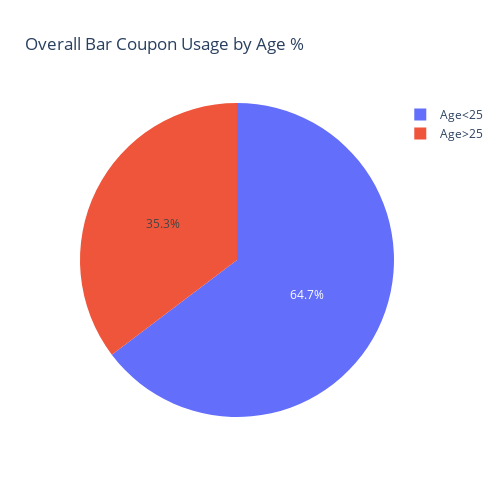
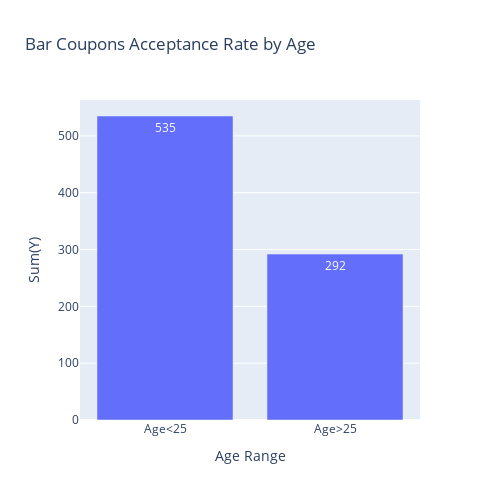

Notebook code cell kept with these figures, in order:
### Markdown cell above
4. Compare the acceptance rate between drivers who go to a bar more than once a month and are over the age of 25 to the all others.  Is there a difference?

### Code cell
#Boolean field that shows whether the bar coupon visit is more than once and age>25

bar_df['bar_age_over_25_gr1'] =((bar_df['Bar'] != "0" ) & \
                                (bar_df['Bar'] != "<1" ) &\
                                (bar_df['age']!= "21") & \
                                (bar_df['age']!="below21") &\
                                 (bar_df['Y']==1))
bar_df_age= bar_df.groupby('bar_age_over_25_gr1')['Y'].sum().reset_index()
bar_df_age['average'] = bar_df_age['Y']/bar_df.shape[0]
bar_df_age = bar_df_age.replace(True, 'Age>25').replace(False,'Age<25')
fig1 = ply.pie(bar_df_age,names = "bar_age_over_25_gr1", 
            values='average', 
            title='Overall Bar Coupon Usage by Age %'
       )

fig1.update_layout(
    autosize=False,
    width=500,
    height=500
)
fig2 = ply.bar(bar_df_age,
                        x="bar_age_over_25_gr1", y="Y",  text_auto=True,
                        labels = {'Y':'Sum(Y)',
                                  'bar_age_over_25_gr1':'Age Range'},
                        title = 'Bar Coupons Acceptance Rate by Age')

fig2.update_layout(
    autosize=False,
    width=500,
    height=500
)
fig1.show()
fig2.show()

### Figure 1 — Plotly figure (JSON) as saved in the notebook; plotly's stock layout.template omitted (floating-point values rounded to 4 significant figures)
{"data": [{"domain": {"x": [0, 1], "y": [0, 1]}, "hovertemplate": "bar_age_over_25_gr1=%{label}<br>average=%{value}<extra></extra>", "labels": ["Age<25", "Age>25"], "legendgroup": "", "name": "", "showlegend": true, "type": "pie", "values": [0.2652, 0.1448]}], "layout": {"autosize": false, "height": 500, "legend": {"tracegroupgap": 0}, "title": {"text": "Overall Bar Coupon Usage by Age %"}, "width": 500}}

### Figure 2 — Plotly figure (JSON) as saved in the notebook; plotly's stock layout.template omitted (floating-point values rounded to 4 significant figures)
{"data": [{"alignmentgroup": "True", "hovertemplate": "Age Range=%{x}<br>Sum(Y)=%{y}<extra></extra>", "legendgroup": "", "marker": {"color": "#636efa", "pattern": {"shape": ""}}, "name": "", "offsetgroup": "", "orientation": "v", "showlegend": false, "textposition": "auto", "texttemplate": "%{y}", "type": "bar", "x": ["Age<25", "Age>25"], "xaxis": "x", "y": [535, 292], "yaxis": "y"}], "layout": {"autosize": false, "barmode": "relative", "height": 500, "legend": {"tracegroupgap": 0}, "title": {"text": "Bar Coupons Acceptance Rate by Age"}, "width": 500, "xaxis": {"anchor": "y", "domain": [0, 1], "title": {"text": "Age Range"}}, "yaxis": {"anchor": "x", "domain": [0, 1], "title": {"text": "Sum(Y)"}}}}
